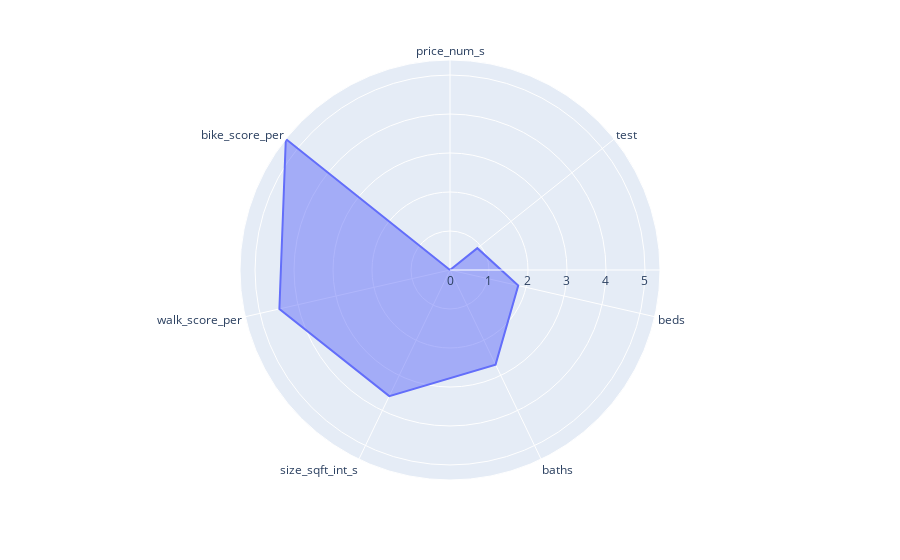

Write notebook code for a chart like this one.
### Code cell
import plotly.express as px
import pandas as pd

fig = px.line_polar( stats,r= theta, theta= spoke_labels, line_close=True)
fig.update_traces(fill='toself')
fig.show()

### Figure 1 — Plotly figure (JSON) as saved in the notebook; plotly's stock layout.template omitted (floating-point values rounded to 4 significant figures)
{"data": [{"fill": "toself", "hoverlabel": {"namelength": 0}, "hovertemplate": "r=%{r}<br>theta=%{theta}", "legendgroup": "", "line": {"color": "#636efa", "dash": "solid"}, "mode": "lines", "name": "", "r": [0, 0.8976, 1.795, 2.693, 3.59, 4.488, 5.386, 0], "showlegend": false, "subplot": "polar", "theta": ["price_num_s", "test", "beds", "baths", "size_sqft_int_s", "walk_score_per", "bike_score_per", "price_num_s"], "type": "scatterpolar"}], "layout": {"legend": {"tracegroupgap": 0}, "margin": {"t": 60}, "polar": {"angularaxis": {"direction": "clockwise", "rotation": 90}, "domain": {"x": [0, 1], "y": [0, 1]}}}}
